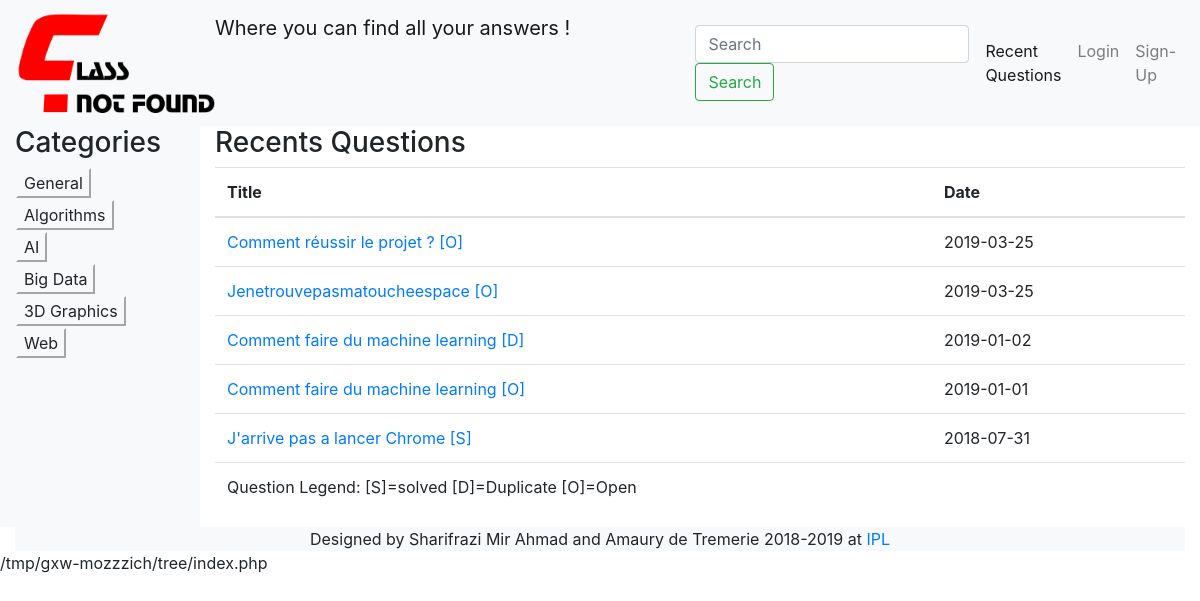
The page / on the database its author committed.
### tables this page shows
CREATE TABLE IF NOT EXISTS `categories` (
  `id_category` int(11) NOT NULL AUTO_INCREMENT,
  `name` varchar(255) NOT NULL,
  PRIMARY KEY (`id_category`)
);

CREATE TABLE IF NOT EXISTS `questions` (
  `id_question` int(11) NOT NULL AUTO_INCREMENT,
  `id_member` int(11) NOT NULL,
  `id_category` int(11) NOT NULL,
  `title` varchar(255) NOT NULL,
  `subject` text NOT NULL,
  `date` date NOT NULL,
  `state` set('S','O','D') NOT NULL,
  `right_answer` int(11) DEFAULT NULL,
  PRIMARY KEY (`id_question`),
  KEY `id_member` (`id_member`),
  KEY `id_category` (`id_category`),
  KEY `right_answer` (`right_answer`)
);

### models/Db.php (called while the page is built, shortened)
<?php
class Db{
    private $_db;
    private function __construct()
    {
        $config = parse_ini_file("config/config.ini");
        try {
            $this->_db = new PDO('mysql:host='.$config['db_host'].';dbname='.$config['db_name'].';charset=utf8',$config['db_user'],$config['db_password']);
            $this->_db->setAttribute(PDO::ATTR_ERRMODE,PDO::ERRMODE_EXCEPTION);
            $this->_db->setAttribute(PDO::ATTR_DEFAULT_FETCH_MODE,PDO::FETCH_OBJ);
        }
        catch (PDOException $e) {
            die('Fail to connect to the database: '.$e->getMessage());
        }
    }
    public function select_questions($keyword='')
    {
        if ($keyword != '') {
            $keyword = str_replace("%", "\%", $keyword);
            $query = "SELECT * FROM questions WHERE title like :keyword OR subject like :keyword ORDER BY id_question DESC ";
            $ps = $this->_db->prepare($query);
            $ps->bindValue('keyword', "%$keyword%");
        } else {
            $query = 'SELECT * FROM questions ORDER BY id_question DESC';
            $ps = $this->_db->prepare($query);
        }
        $ps->execute();
        $array = array();
        while ($row = $ps->fetch()) {
            $answer = $this->select_right_answers($row->right_answer);
            $array[] = new Question($row->id_question, $row->title, $row->subject, $row->date, $row->state,$answer,null);
        }
        return $array;
    }
    public function select_right_answers($id){
        $query= "SELECT * FROM answers WHERE id_answer = :id";
        $ps= $this->_db->prepare($query);
        $ps->bindValue(':id',$id);
        $ps->execute();
        $answer = new Answer(0,null,null,null,null,null);
        while($row=$ps->fetch()){
            $member = $this->select_user_id($row->id_member);
            $answer= new Answer($row->id_answer,$row->subject,$row->date,$member,null,null);
        }
        return $answer;
    }
    public function select_user_id($id){
        $query = 'SELECT * from members WHERE id_member=:id';
        $ps = $this->_db->prepare($query);
        $ps->bindValue(':id',$id);
        $ps->execute();
        $row=$ps->fetch();
        return $member = new Member($row->id_member, $row->name, $row->last_name, $row->email, $row->password, $row->admin, $row->activated);
    }
    public function select_category(){
        $query= "SELECT * FROM categories";
        $ps= $this->_db->prepare($query);
        $ps->execute();
        $array= array();
        while($row=$ps->fetch()){
            $array[]= new Category($row->id_category,$row->name);
        }
        return $array;
    }
}

### models/Category.class.php (called while the page is built)
<?php
class Category{
    private $_id_category;
    private $_name;
    public function __construct($id_category,$name){
        $this->_id_category=$id_category;
        $this->_name=$name;
    }
    public function getIdCategory()
    {
        return $this->_id_category;
    }
    public function getName()
    {
        return $this->_name;
    }
}
?>

### controllers/HomeController.php (called while the page is built, shortened)
<?php
class HomeController{
    private $_db;
    public function __construct($db){
        $this->_db = $db;
    }
    public function run(){
        if(empty($_GET['search'])){
            $question_array=$this->_db->select_questions();
        }
        else{
            $question_array=$this->_db->select_questions($this->html_spe($_GET['search']));
        }
         require_once (VIEWS_WAY.'home.php');
    }
}

### models/Question.class.php (called while the page is built, shortened)
<?php
class Question{
    private $_id_question;
    private $_title;
    private $_date;
    private $_state;
    public function __construct($id_question,$title,$subject,$date,$state,$right_answer,$user){
        $this->_id_question=$id_question;
        $this->_title=$title;
        $this->_date=$date;
        $this->_state=$state;
    }
    public function getIdQuestion()
    {
        return $this->_id_question;
    }
    public function getTitle()
    {
        return $this->_title;
    }
    public function getDate()
    {
        return $this->_date;
    }
    public function getState()
    {
        return $this->_state;
    }
}
?>

### views/home.php (the view, shortened to what this page needs)
 <div class="col-md-10">
<?php if(empty($_GET['category']))
       echo'<h3>Recents Questions</h3>';
      else
        echo '<h3>Question By Category</h3>'?>
  <table class="table">
    <thead>
      <tr>
       <th>Title</th>
       <th>Date</th>
      </tr>
    </thead>
    <tbody>
    <?php for ($i = 0; $i < count($question_array); $i++) { ?>
          <tr>
             <?php $url='index.php?action=question&amp;id='.$question_array[$i]->getIdQuestion();?>
             <td><a href="<?php echo $url ?>"> <?php echo $question_array[$i]->getTitle().' ['.$question_array[$i]->getState().']'?></a></td>
             <td><?php echo $question_array[$i]->getDate()?></td>
          </tr>
    <?php } ?>
    </tbody>
    <tfoot>
      <tr>
          <td colspan="2">Question Legend: [S]=solved [D]=Duplicate [O]=Open</td>
      </tr>
    </tfoot>
  </table>
 </div>
</div>

### views/category.php
<div class="col-md-2 bg-light">
 <h3>Categories</h3>
  <form>
   <table>
       <?php for ($i = 0; $i < count($category_array); $i++) { ?>
           <tr>
               <td><input type="submit" class="btn-light" value="<?php echo $category_array[$i]->getName(); ?>" name="category[<?php echo $category_array[$i]->getIdCategory(); ?>]"></td>
           </tr>
       <?php } ?>
   </table>
  </form>
 </div>

### rows shown on the page
categories: name "General"
categories: name "Algorithms"
categories: name "AI"
categories: name "Big Data"
categories: name "3D Graphics"
categories: name "Web"
questions: title "Comment réussir le projet ?", state "O", date "2019-03-25"
questions: title "Jenetrouvepasmatoucheespace", state "O", date "2019-03-25"
questions: title "Comment faire du machine learning", state "D", date "2019-01-02"
questions: title "Comment faire du machine learning", state "O", date "2019-01-01"
questions: title "J'arrive pas a lancer Chrome", state "S", date "2018-07-31"
